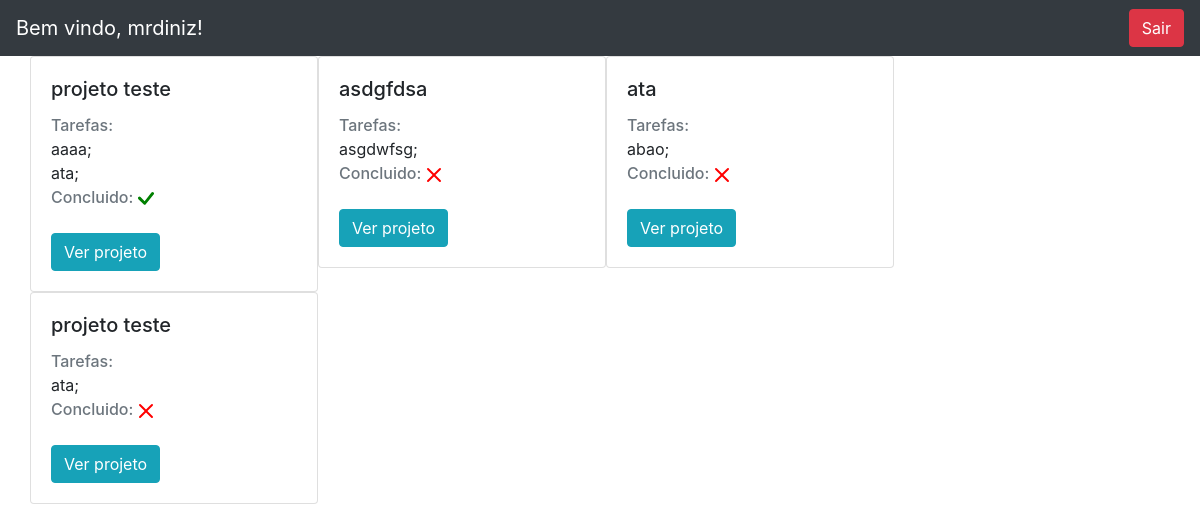
/projects/ (signed in), run on the app's committed database.
### User/models.py (models this page shows)
class User(AbstractUser):
    def __str__(self):
        return self.username

### Projects/models.py (models this page shows, shortened)
class Projects(models.Model):
    name = models.CharField(max_length = 100)
    finish = models.BooleanField(default=False)
    created_at = models.DateTimeField(auto_now_add=True)
    updated_at = models.DateTimeField(auto_now=True)
    user = models.ForeignKey(User, on_delete=models.CASCADE, related_name='user')
    class Meta:
        verbose_name = 'Project'
        verbose_name_plural = 'Projects'

class Tasks(models.Model):
    name = models.CharField(max_length = 100)
    description = models.TextField()
    finish = models.BooleanField(default=False)
    created_at = models.DateTimeField(auto_now_add=True)
    updated_at = models.DateTimeField(auto_now=True)
    project = models.ForeignKey(Projects, on_delete=models.CASCADE, related_name='projects')
    def __str__(self) -> str:
        return self.name
    class Meta:
        verbose_name = 'Task'
        verbose_name_plural = 'Tasks'

### Utils/decorator.py (the view)
    def wrapper(request, *args, **kwargs):
        if not request.user.is_authenticated:
            return redirect('/auth/signin/?status=403')
        return view(request, *args, **kwargs)

### Projects/views.py (called while the page is built)
@login_required
def projects(request):
    projects = Projects.objects.filter(user = request.user)
    tasks = Tasks.objects.filter(project__user = request.user)
    context = {
        'projects': projects,
        'tasks': tasks
    }
    return render(request, 'projects.html', context)

### Utils/decorator.py (called while the page is built)
def login_required(view):
    def wrapper(request, *args, **kwargs):
        if not request.user.is_authenticated:
            return redirect('/auth/signin/?status=403')
        return view(request, *args, **kwargs)
    return wrapper

### Projects/templates/projects.html (shortened to what this page needs)
{% extends 'base.html' %}
{% block content %}
<div class="container">
    <div class="row">
        {% for project in projects %}
        <div class="coll-md">
            <div class="card" style="width: 18rem">
                <div class="card-body">
                    <h5 class="card-title">{{project.name}}</h5>
                    <h6 style="display: inline;" class="card-subtitle mb-2 text-muted">Tarefas:</h6>
                    {% for task in tasks %}
                        {% if task.project.id == project.id %}
                            <br>{{task}};
                        {% endif %}
                    {% endfor %}
                    <br>
                    <h6 style="display: inline;" class="card-subtitle mb-2 text-muted">Concluido:</h6>
                    <br>
                    <br>
                    <a class="btn btn-info" href="{% url 'home:project_detail' project.id %}">Ver projeto</a>
                </div>
            </div>
        </div>
        {% endfor %}
    </div>
</div>
{% endblock content%}

### templates/base.html (shortened to what this page needs)
{% load static %}
<!DOCTYPE html>
<html>
<head lang="pt-br">
  <link rel="stylesheet" href="https://cdn.jsdelivr.net/npm/bootstrap@4.5.3/dist/css/bootstrap.min.css">
  <link rel="stylesheet" href="{% static 'css/style.css' %}">
</head>
<body>
  <nav class="navbar navbar-dark bg-dark">
    {% if request.user.is_authenticated %}
    <a class="navbar-brand" href="{% url 'home:projects' %}">Bem vindo, {{ user }}!</a>
      <a href="{% url 'User:logout' %}" class="btn btn-danger">Sair</a>
    {% else %}
    <a class="navbar-brand">Organizador de tarefas</a>
    <div class="cow mx-md-n1">
      <a href="{% url 'User:signup' %}" class="btn btn-secondary">Cadastrar</a>
      <a href="{% url 'User:signin' %}" class="btn btn-secondary">Login</a>
    </div>
    {% endif %}
  </nav>
  {% block content %}{% endblock content%}
</body>
</html>

### data on the page
User: username "mrdiniz"
Projects: name "projeto teste", finish True (drawn)
Tasks: name "aaaa"
Tasks: name "ata"
Projects: name "asdgfdsa", finish False (drawn)
Tasks: name "asgdwfsg"
Projects: name "ata", finish False (drawn)
Tasks: name "abao"
Projects: name "projeto teste", finish False (drawn)
Tasks: name "ata"
